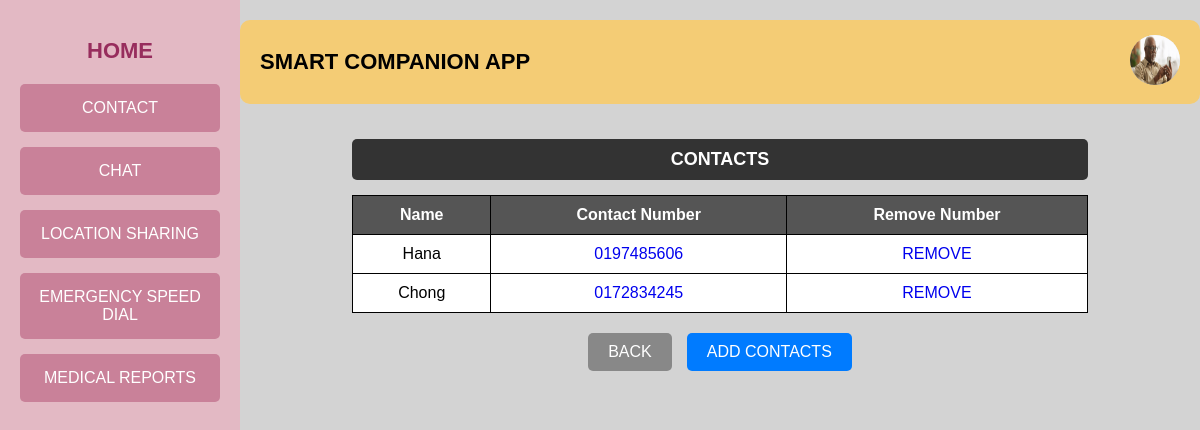
Page /contactuser (signed in) on the earlier database version.
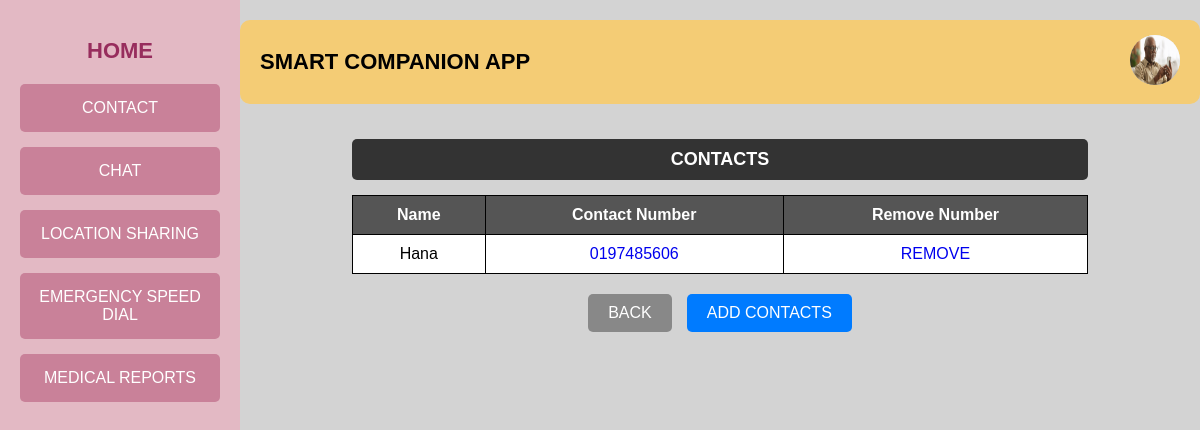
Same page on the later database version.
### tables this page shows
CREATE TABLE contact (
            id INTEGER PRIMARY KEY AUTOINCREMENT,
            name TEXT NOT NULL,
            contact_number TEXT NOT NULL,
            rel_id INTEGER NOT NULL
        );

### app.py (the view)
@app.route("/contactuser")
def contactuser():
    db= get_db()
    cursor = db.cursor()
    user_id = session.get('user_id')
    str_user_id = str(user_id)
    with open("static/img_log/user/"+ str_user_id + ".txt", "r") as file:
        image_name = str(file.read())
        image_url= url_for('static', filename='uploads/'+ image_name)
    cursor.execute("SELECT * FROM contact where rel_id = ?", (user_id,))
    contacts_list = cursor.fetchall()  # Fetch all matching rows
    db.close()
    return render_template("User/contact.html", image_url=image_url, contacts=contacts_list)

### app.py (called while the page is built)
def get_db():
    if 'db' not in g:
        g.db = sqlite3.connect('project.db')
        g.db.row_factory = sqlite3.Row
    return g.db

### templates/User/contact.html (shortened to what this page needs)
<!DOCTYPE html>
<html lang="en">
<head>
    <link rel="stylesheet" href="static/contact.css">
</head>
<body>
    <div class="container">
        <div class="sidebar">
            <a href="{{ url_for('user') }}"><h2>HOME</h2></a>
            <a href="{{ url_for('contactuser') }}"><button class="nav-btn">CONTACT</button></a>
            <a href="{{ url_for('chatuser') }}"><button class="nav-btn">CHAT</button></a>
            <a href="{{ url_for('locationuser') }}"><button class="nav-btn">LOCATION SHARING</button></a>
            <a href="{{ url_for('emergencyuser') }}"><button class="nav-btn">EMERGENCY SPEED DIAL</button></a>
            <a href="{{ url_for('medicaluser') }}"><button class="nav-btn">MEDICAL REPORTS</button></a>
        </div>
        <div class="main-content">
            <div class="header">
                <h1>SMART COMPANION APP</h1>
                <div class="user-profile">
                    <a href="{{ url_for('userprofile') }}"><img src="{{ image_url }}" alt="Profile Picture" class="profile-img"></a>
                </div>
            </div>
            <div class="contacts-section">
                <h2 class="contacts-title">CONTACTS</h2>
                <table class="contacts-table">
                    <tr>
                        <th>Name</th>
                        <th>Contact Number</th>
                        <th>Remove Number</th>
                    </tr>
                    {% for contact in contacts %}
                    <tr>
                        <td>{{ contact[1] }}</td>
                        <td><a href="tel:+6{{ contact[2] }}" onclick="event.stopPropagation();">{{ contact[2] }}</a></td>
                        <td><a href="/deletecontact?contact_number={{ contact[2] }}" class="edit-btn">REMOVE</a></td>
                    </tr>
                    {% endfor %}
                </table>
            </div>
            <div class="buttons">
                <button class="back-btn">BACK</button>
                <button class="add-btn" onclick="opencontact()">ADD CONTACTS</button>
            </div>
        </div>
    </div>
</body>
</html>

Differences in the rows shown:
removed contact: name "Chong", contact_number "0172834245"
